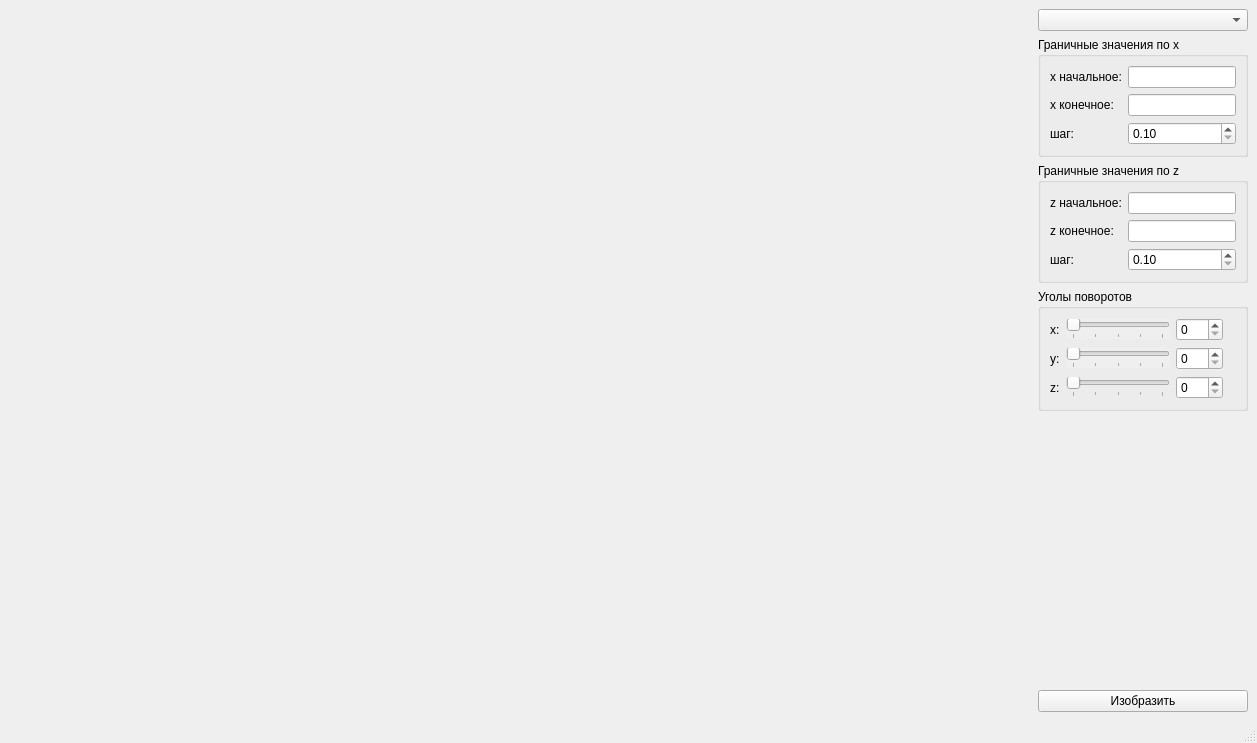
<?xml version="1.0" encoding="UTF-8"?>
<ui version="4.0">
 <class>MainWindow</class>
 <widget class="QMainWindow" name="MainWindow">
  <property name="geometry">
   <rect>
    <x>0</x>
    <y>0</y>
    <width>1257</width>
    <height>743</height>
   </rect>
  </property>
  <property name="windowTitle">
   <string>MainWindow</string>
  </property>
  <widget class="QWidget" name="centralwidget">
   <layout class="QHBoxLayout" name="horizontalLayout">
    <item>
     <widget class="canvas" name="field" native="true">
      <property name="sizePolicy">
       <sizepolicy hsizetype="Preferred" vsizetype="Preferred">
        <horstretch>1</horstretch>
        <verstretch>0</verstretch>
       </sizepolicy>
      </property>
      <property name="sizeIncrement">
       <size>
        <width>0</width>
        <height>0</height>
       </size>
      </property>
     </widget>
    </item>
    <item>
     <layout class="QVBoxLayout" name="verticalLayout">
      <item>
       <widget class="QComboBox" name="func_ind"/>
      </item>
      <item>
       <widget class="QGroupBox" name="groupBox">
        <property name="title">
         <string>Граничные значения по х</string>
        </property>
        <layout class="QGridLayout" name="gridLayout">
         <item row="0" column="0">
          <widget class="QLabel" name="label">
           <property name="text">
            <string>х начальное:</string>
           </property>
          </widget>
         </item>
         <item row="1" column="0">
          <widget class="QLabel" name="label_2">
           <property name="text">
            <string>х конечное:</string>
           </property>
          </widget>
         </item>
         <item row="1" column="1">
          <widget class="QLineEdit" name="x_max"/>
         </item>
         <item row="0" column="1">
          <widget class="QLineEdit" name="x_min"/>
         </item>
         <item row="2" column="0">
          <widget class="QLabel" name="label_3">
           <property name="text">
            <string>шаг:</string>
           </property>
          </widget>
         </item>
         <item row="2" column="1">
          <widget class="QDoubleSpinBox" name="x_step">
           <property name="minimum">
            <double>0.100000000000000</double>
           </property>
           <property name="singleStep">
            <double>0.100000000000000</double>
           </property>
          </widget>
         </item>
        </layout>
       </widget>
      </item>
      <item>
       <widget class="QGroupBox" name="groupBox_2">
        <property name="title">
         <string>Граничные значения по z</string>
        </property>
        <layout class="QGridLayout" name="gridLayout_2">
         <item row="0" column="1">
          <widget class="QLineEdit" name="z_min"/>
         </item>
         <item row="1" column="0">
          <widget class="QLabel" name="label_5">
           <property name="text">
            <string>z конечное:</string>
           </property>
          </widget>
         </item>
         <item row="0" column="0">
          <widget class="QLabel" name="label_4">
           <property name="text">
            <string>z начальное:</string>
           </property>
          </widget>
         </item>
         <item row="1" column="1">
          <widget class="QLineEdit" name="z_max"/>
         </item>
         <item row="2" column="1">
          <widget class="QDoubleSpinBox" name="z_step">
           <property name="minimum">
            <double>0.100000000000000</double>
           </property>
           <property name="singleStep">
            <double>0.100000000000000</double>
           </property>
          </widget>
         </item>
         <item row="2" column="0">
          <widget class="QLabel" name="label_6">
           <property name="text">
            <string>шаг:</string>
           </property>
          </widget>
         </item>
        </layout>
       </widget>
      </item>
      <item>
       <widget class="QGroupBox" name="groupBox_3">
        <property name="title">
         <string>Уголы поворотов</string>
        </property>
        <layout class="QGridLayout" name="gridLayout_3">
         <item row="1" column="3">
          <widget class="QLabel" name="label_8">
           <property name="text">
            <string/>
           </property>
          </widget>
         </item>
         <item row="3" column="2">
          <widget class="QSpinBox" name="z_spin">
           <property name="maximum">
            <number>360</number>
           </property>
          </widget>
         </item>
         <item row="1" column="0">
          <widget class="QLabel" name="label_7">
           <property name="text">
            <string>х:</string>
           </property>
          </widget>
         </item>
         <item row="3" column="0">
          <widget class="QLabel" name="label_10">
           <property name="text">
            <string>z:</string>
           </property>
          </widget>
         </item>
         <item row="1" column="2">
          <widget class="QSpinBox" name="x_spin">
           <property name="maximum">
            <number>360</number>
           </property>
          </widget>
         </item>
         <item row="2" column="0">
          <widget class="QLabel" name="label_9">
           <property name="text">
            <string>y:</string>
           </property>
          </widget>
         </item>
         <item row="1" column="1">
          <widget class="QSlider" name="x_slider">
           <property name="mouseTracking">
            <bool>false</bool>
           </property>
           <property name="tabletTracking">
            <bool>false</bool>
           </property>
           <property name="acceptDrops">
            <bool>false</bool>
           </property>
           <property name="autoFillBackground">
            <bool>true</bool>
           </property>
           <property name="maximum">
            <number>360</number>
           </property>
           <property name="orientation">
            <enum>Qt::Horizontal</enum>
           </property>
           <property name="invertedAppearance">
            <bool>false</bool>
           </property>
           <property name="invertedControls">
            <bool>false</bool>
           </property>
           <property name="tickPosition">
            <enum>QSlider::TicksBelow</enum>
           </property>
           <property name="tickInterval">
            <number>90</number>
           </property>
          </widget>
         </item>
         <item row="2" column="1">
          <widget class="QSlider" name="y_slider">
           <property name="autoFillBackground">
            <bool>true</bool>
           </property>
           <property name="maximum">
            <number>360</number>
           </property>
           <property name="orientation">
            <enum>Qt::Horizontal</enum>
           </property>
           <property name="tickPosition">
            <enum>QSlider::TicksBelow</enum>
           </property>
           <property name="tickInterval">
            <number>90</number>
           </property>
          </widget>
         </item>
         <item row="3" column="1">
          <widget class="QSlider" name="z_slider">
           <property name="maximum">
            <number>360</number>
           </property>
           <property name="orientation">
            <enum>Qt::Horizontal</enum>
           </property>
           <property name="tickPosition">
            <enum>QSlider::TicksBelow</enum>
           </property>
           <property name="tickInterval">
            <number>90</number>
           </property>
          </widget>
         </item>
         <item row="2" column="2">
          <widget class="QSpinBox" name="y_spin">
           <property name="autoFillBackground">
            <bool>true</bool>
           </property>
           <property name="maximum">
            <number>360</number>
           </property>
          </widget>
         </item>
        </layout>
       </widget>
      </item>
      <item>
       <spacer name="verticalSpacer">
        <property name="orientation">
         <enum>Qt::Vertical</enum>
        </property>
        <property name="sizeHint" stdset="0">
         <size>
          <width>20</width>
          <height>40</height>
         </size>
        </property>
       </spacer>
      </item>
      <item>
       <widget class="QPushButton" name="pushButton_2">
        <property name="text">
         <string>Изобразить</string>
        </property>
       </widget>
      </item>
     </layout>
    </item>
   </layout>
  </widget>
  <widget class="QMenuBar" name="menubar">
   <property name="geometry">
    <rect>
     <x>0</x>
     <y>0</y>
     <width>1257</width>
     <height>22</height>
    </rect>
   </property>
  </widget>
  <widget class="QStatusBar" name="statusbar"/>
 </widget>
 <customwidgets>
  <customwidget>
   <class>canvas</class>
   <extends>QWidget</extends>
   <header>canvas.h</header>
   <container>1</container>
  </customwidget>
 </customwidgets>
 <resources/>
 <connections/>
</ui>
